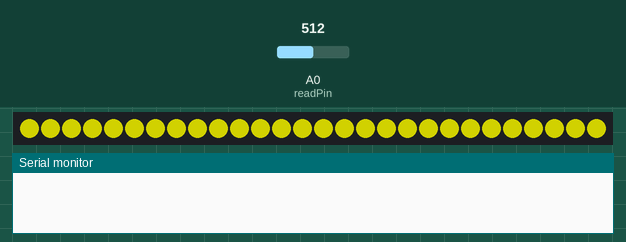
Simulated run of this sketch. Board: Arduino Uno, built with avr-gcc and run on an emulated ATmega328P. On the bench: 28 RGB LEDs in strip order, left to right, the last lines printed to the serial monitor. Inputs (shaded band) come from the test bench; at power-on: A0 (readPin) = 512. Dim RGB values are drawn brighter than linear.

Above: at 0.1 s.
At 6.6 s:
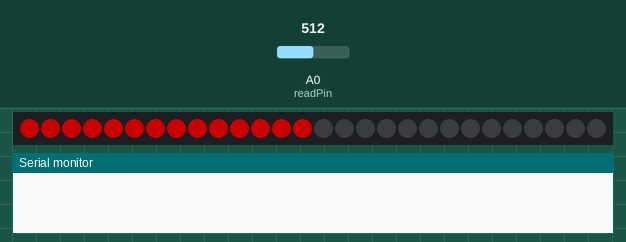
At 10.8 s:
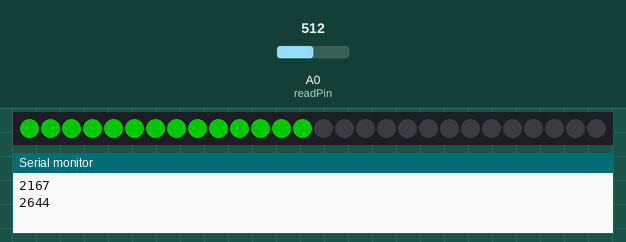
At 18.7 s:
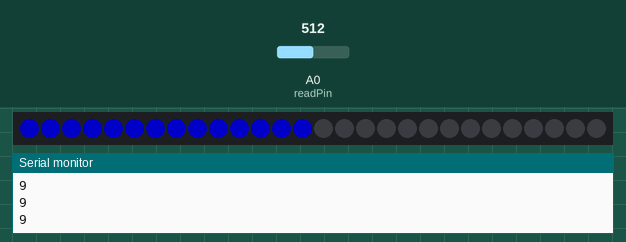

Measured:
- what the display in image 1 shows lasts 0.7 s, from 6.5 s to 7.2 s
- what the display in image 2 shows lasts 1.0 s, from 10.8 s to 11.8 s

The sketch:

3Color.ino
```cpp
#include <Adafruit_NeoPixel.h>

unsigned long LastTime = 0;
unsigned long CurrentTime = 0;
unsigned long PastTimes[] = {0, 0, 0};
unsigned long average;

int standard = 530;
int tolerance = 12;
int readPin = A0;

#define PIN 6
#define TRUEPIXELS 28
#define NUMPIXELS 14

Adafruit_NeoPixel pixels = Adafruit_NeoPixel(TRUEPIXELS, PIN, NEO_GRB + NEO_KHZ800);


void setup() {
  pixels.begin();

  int i = 0;
  while (i < TRUEPIXELS) {
    pixels.setPixelColor(i, pixels.Color(120,120,0));
    i++;
  }
  pixels.show();

  delay(500);
  pinMode(readPin, INPUT);
  Serial.begin(9600);

  delay(6000);

  i = 0;
  while (i < TRUEPIXELS) {
    pixels.setPixelColor(i, pixels.Color(0,0,0));
    i++;
  }
  pixels.show();

  LastTime = millis();


}

int BackgroundMagnetism(){
  long startTime = millis();

  int Occurances[40];
  //Find mode as that is what background will be
  //Safe to assume background value will be between 400-600 so other can be ommitted
  while( millis() - startTime < 3000){
    int SimplifiedValue = (analogRead(readPin)-300) / 5;
    if ( SimplifiedValue > 0 && SimplifiedValue < 40){
      Occurances[SimplifiedValue]++;
    }
  }

  //Find mode of Occurances
  int LargestNum = Occurances[0];
  int IndexOfNum = 1;
  for(int i = 1; i < 40; i++){
    if ( Occurances[i] > LargestNum){
      IndexOfNum = i;
      LargestNum = Occurances[i];
    }
  }

  int Mode = IndexOfNum*5 + 300 + 1;
  return Mode;
}

void loop() {


  while ( abs( analogRead(readPin) - standard ) <= tolerance) {
    delay(1);
  }

  LastTime = CurrentTime;
  CurrentTime = millis();
  PastTimes[2] = PastTimes[1];
  PastTimes[1] = PastTimes[0];
  PastTimes[0] = CurrentTime - LastTime;

  // TODO Check times are not close together

  average = ( PastTimes[0] + PastTimes[1] + PastTimes[2])/3;

  for (int i = 0; i < NUMPIXELS; i++){
    pixels.setPixelColor(i, pixels.Color( 0, 0, 0));
  }
  pixels.show();
  delay(3);

  //Show Red quarter
  for (int i = 0; i < NUMPIXELS; i++){
    pixels.setPixelColor(i, pixels.Color( 100, 0, 0));
  }
  pixels.show();


  //Show Green quarter
  for (int i = 0; i < NUMPIXELS; i++){
    pixels.setPixelColor(i, pixels.Color( 0, 100, 0));
  }

  while( millis() < CurrentTime + average/3){
    //delay( millis() - (CurrentTime + average/3));
    delay(1);
  }
  pixels.show();


  //Show Blue quarter
  for (int i = 0; i < NUMPIXELS; i++){
    pixels.setPixelColor(i, pixels.Color( 0, 0, 100));
  }

  while( millis() < CurrentTime + (2*average/3)-16){
    //delay( millis() - (CurrentTime + 2*average/3));
    delay(1);
  }
  pixels.show();

  Serial.println(average);
}
```
